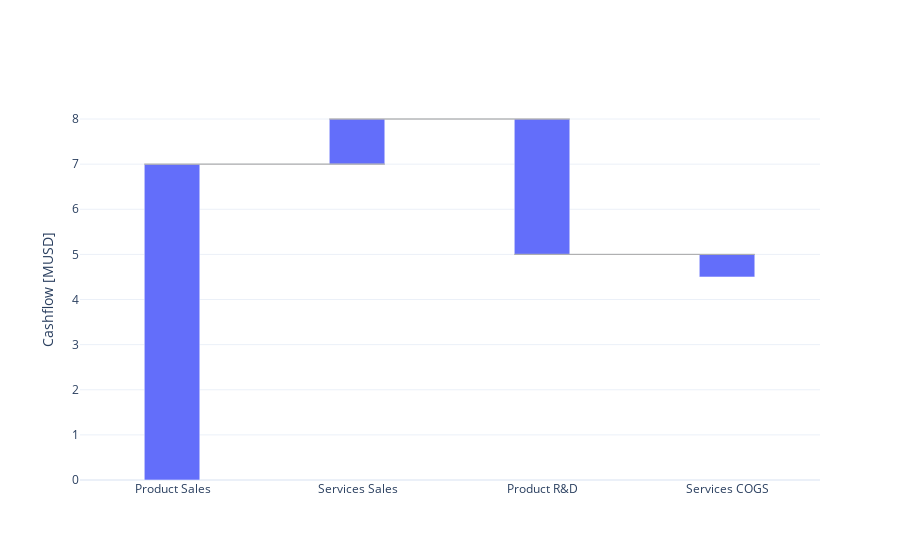

The notebook cell saved with this chart:
### Markdown cell above
Most simple plot: simply having some `X` and `Y` values to plot. Note that values with same `X` are summed:

### Code cell
df = pd.DataFrame({
    "X": ["Product Sales", "Product Sales", "Services Sales", "Product R&D", "Product R&D", "Services COGS"],
    "Y": [3, 4, 1, -1, -2, -0.5]
})
fig = Waterfall(df, x="X", y="Y").get_fig()
fig.update_yaxes(title="Cashflow [MUSD]")
fig

### Figure 1 — Plotly figure (JSON) as saved in the notebook; plotly's stock layout.template omitted (floating-point values rounded to 4 significant figures)
{"data": [{"base": [0, 7, 8, 5], "offset": -0.1525, "offsetgroup": "0", "type": "bar", "width": 0.3, "x": [0, 1, 2, 3], "y": [7, 1, -3, -0.5]}], "layout": {"shapes": [{"line": {"color": "darkgrey", "width": 0.75}, "x0": -0.1525, "x1": 1.147, "y0": 7, "y1": 7}, {"line": {"color": "darkgrey", "width": 0.75}, "x0": 0.8475, "x1": 2.147, "y0": 8, "y1": 8}, {"line": {"color": "darkgrey", "width": 0.75}, "x0": 1.847, "x1": 3.147, "y0": 5, "y1": 5}], "xaxis": {"tickmode": "array", "ticktext": ["Product Sales", "Services Sales", "Product R&D", "Services COGS"], "tickvals": [0, 1, 2, 3]}, "yaxis": {"title": {"text": "Cashflow [MUSD]"}}}}
